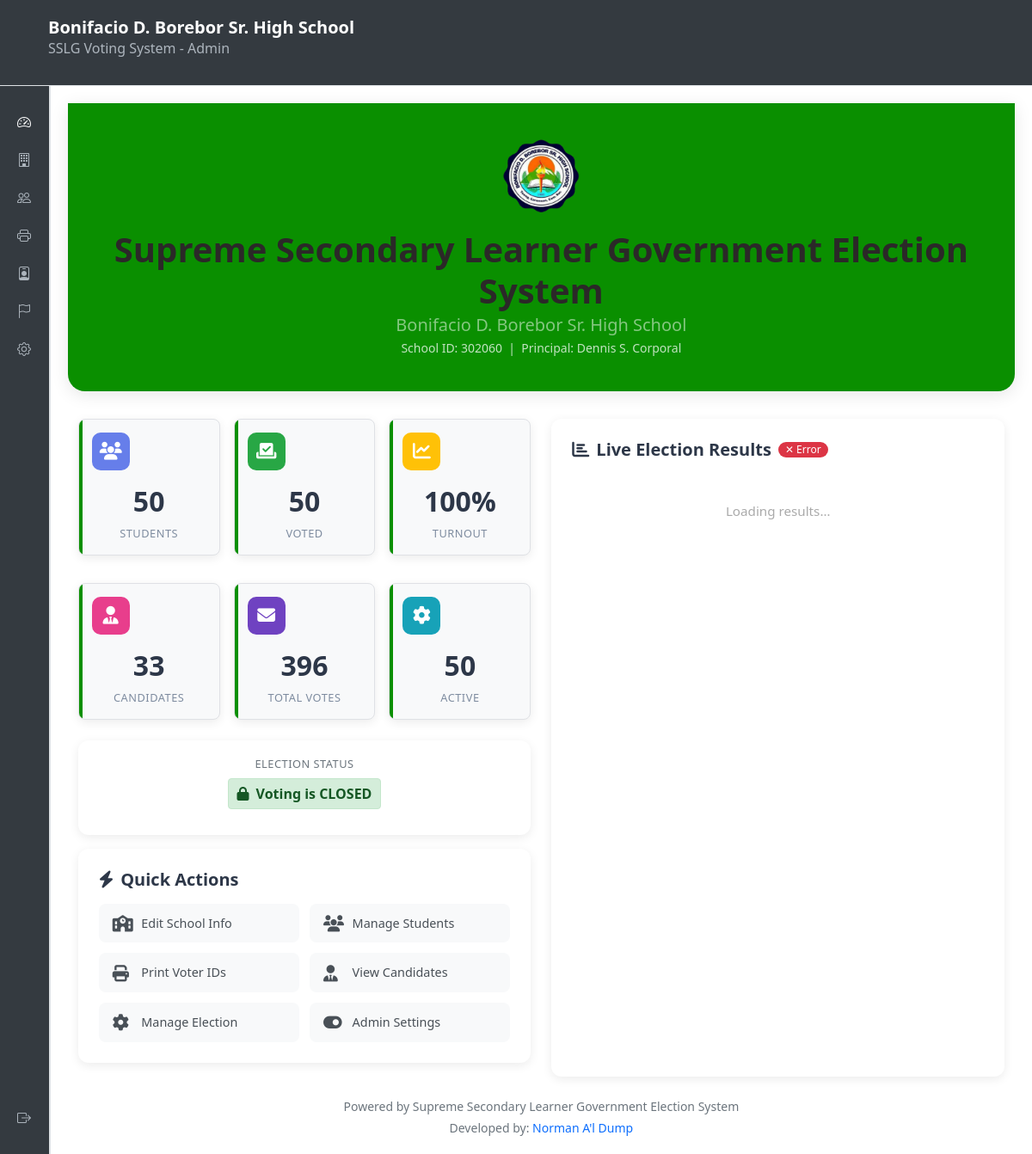
/admin/index.php (signed in), run on the app's committed database.
### tables this page shows
CREATE TABLE school_info (
            id INTEGER PRIMARY KEY AUTOINCREMENT,
            school_name TEXT NOT NULL DEFAULT 'Supreme Secondary Learner Government',
            school_address TEXT,
            school_logo TEXT,
            contact_email TEXT,
            contact_phone TEXT,
            created_at TEXT DEFAULT CURRENT_TIMESTAMP,
            updated_at TEXT DEFAULT CURRENT_TIMESTAMP
        , school_id_no TEXT DEFAULT NULL, principal_name TEXT DEFAULT NULL, logo_path TEXT);

### admin/index.php (the view, shortened to what this page needs)
<?php
$db = getDBConnection();
$election_status = $db->query("SELECT is_open FROM election_settings ORDER BY id DESC LIMIT 1")->fetch();
$voting_active = $election_status['is_open'] == 1;
$voting_closed = $election_status['is_open'] == 0;
$school_info      = $db->query("SELECT * FROM school_info LIMIT 1")->fetch();
$election_settings = $db->query("SELECT logo_path, theme_color FROM election_settings ORDER BY id DESC LIMIT 1")->fetch();
$settings = [
    'school_name'           => $school_info['school_name'] ?? 'Sample High School',
    'school_id'             => $school_info['school_id_no'] ?? 'SHS-2026',
    'principal'             => $school_info['principal_name'] ?? 'Dr. Juan Santos',
    'logo_path'             => $election_settings['logo_path'] ?? '../assets/images/logo_1770105233.png',
    'theme_color'           => $election_settings['theme_color'] ?? '#007a1b',
    'school_classification' => 'Small',
];
$school_level = $settings['school_level'] ?? 'Junior High School';
$system_title = $school_level === 'Elementary'
    ? "Supreme Elementary Learner Government Election System"
    : "Supreme Secondary Learner Government Election System";
$total_students  = $db->query("SELECT COUNT(*) FROM users WHERE role = 'voter'")->fetchColumn();
$voted_students  = $db->query("SELECT COUNT(DISTINCT voter_id) FROM votes")->fetchColumn();
$turnout         = $total_students > 0 ? round(($voted_students / $total_students) * 100, 2) : 0;
$total_candidates = $db->query("SELECT COUNT(*) FROM candidates")->fetchColumn();
$total_votes     = $db->query("SELECT COUNT(*) FROM votes")->fetchColumn();
$active_students = $db->query("SELECT COUNT(*) FROM users WHERE role = 'voter' AND is_active = 1")->fetchColumn();
include '../includes/admin_header.php';
include '../includes/admin_sidebar.php';
?>
<div class="admin-content">
    <div class="dashboard-header">
        <div class="container text-center">
            <?php if (!empty($settings['logo_path']) && file_exists($settings['logo_path'])): ?>
                <img src="<?= htmlspecialchars($settings['logo_path']) ?>" alt="School Logo" class="school-logo mb-3">
            <?php else: ?>
                <div class="school-logo bg-white d-inline-flex align-items-center justify-content-center mb-3 rounded-circle" style="color: #667eea; font-weight: bold; font-size: 1.2em;">LOGO</div>
            <?php endif; ?>
            <h1 class="display-6 mb-1 fw-bold"><?= htmlspecialchars($system_title) ?></h1>
            <h2 class="h5 text-white-50 mb-1"><?= htmlspecialchars($settings['school_name']) ?></h2>
            <p class="mb-0 opacity-75 small">School ID: <?= htmlspecialchars($settings['school_id']) ?> &nbsp;|&nbsp; Principal: <?= htmlspecialchars($settings['principal']) ?></p>
        </div>
    </div>
    <div class="container-fluid">
        <div class="row g-4">
            <div class="col-xl-6 col-lg-7">
                <div class="row g-3 mb-2">
                    <div class="col-4">
                        <div class="stat-card students">
                            <div class="stat-icon"><i class="fas fa-users"></i></div>
                            <div class="stat-value"><?= $total_students ?></div>
                            <div class="stat-label">Students</div>
                        </div>
                    </div>
                    <div class="col-4">
                        <div class="stat-card voted">
                            <div class="stat-icon"><i class="fas fa-vote-yea"></i></div>
                            <div class="stat-value"><?= $voted_students ?></div>
                            <div class="stat-label">Voted</div>
                        </div>
                    </div>
                    <div class="col-4">
                        <div class="stat-card turnout">
                            <div class="stat-icon"><i class="fas fa-chart-line"></i></div>
                            <div class="stat-value"><?= $turnout ?>%</div>
                            <div class="stat-label">Turnout</div>
                        </div>
                    </div>
                    <div class="col-4">
                        <div class="stat-card candidates">
                            <div class="stat-icon"><i class="fas fa-user-tie"></i></div>
                            <div class="stat-value"><?= $total_candidates ?></div>
                            <div class="stat-label">Candidates</div>
                        </div>
                    </div>
                    <div class="col-4">
                        <div class="stat-card votes">
                            <div class="stat-icon"><i class="fas fa-envelope"></i></div>
                            <div class="stat-value"><?= $total_votes ?></div>
                            <div class="stat-label">Total Votes</div>
                        </div>
                    </div>
                    <div class="col-4">
                        <div class="stat-card active">
                            <div class="stat-icon"><i class="fas fa-cog"></i></div>
                            <div class="stat-value"><?= $active_students ?></div>
                            <div class="stat-label">Active</div>
                        </div>
                    </div>
                </div>
                <div class="voting-status-box">
                    <h6 class="mb-2 fw-semibold text-muted text-uppercase" style="font-size:.8rem; letter-spacing:.5px;">Election Status</h6>
                    <?php if ($voting_closed): ?>
                        <div class="status-indicator status-closed">
                            <i class="fas fa-lock me-2"></i>Voting is CLOSED
                        </div>
                    <?php elseif ($voting_active): ?>
                        <div class="status-indicator status-active">
                            <i class="fas fa-play me-2"></i>Voting is ACTIVE
                        </div>
                    <?php else: ?>
                        <div class="status-indicator status-inactive">
                            <i class="fas fa-pause me-2"></i>Voting is INACTIVE
                        </div>
                    <?php endif; ?>
                </div>
                <div class="quick-actions">
                    <h5><i class="fas fa-bolt me-2"></i>Quick Actions</h5>
                    <div class="action-grid">
                        <a href="school.php" class="action-btn"><i class="fas fa-school"></i><span>Edit School Info</span></a>
                        <a href="students.php" class="action-btn"><i class="fas fa-users"></i><span>Manage Students</span></a>
                        <a href="print_ids.php" class="action-btn"><i class="fas fa-print"></i><span>Print Voter IDs</span></a>
                        <a href="candidates.php" class="action-btn"><i class="fas fa-user-tie"></i><span>View Candidates</span></a>
                        <a href="election.php" class="action-btn"><i class="fas fa-cog"></i><span>Manage Election</span></a>
                        <a href="settings.php" class="action-btn"><i class="fas fa-toggle-on"></i><span>Admin Settings</span></a>
                    </div>
                </div>
            </div>
            <div class="col-xl-6 col-lg-5">
                <div class="live-results-panel">
                    <h5>
                        <i class="fas fa-chart-bar"></i>
                        Live Election Results
                        <span class="refresh-badge" id="refreshBadge">● Live</span>
                    </h5>
                    <div id="liveResultsContainer">
                        <div class="no-data">Loading results…</div>
                    </div>
                </div>
            </div>
        </div>
        <div class="text-center mt-4 text-muted">
            <p class="mb-1 small">Powered by <?= htmlspecialchars($system_title) ?></p>
            <p class="mb-0 small">Developed by: <a href="https://www.facebook.com/Dealca27" target="_blank" class="text-primary text-decoration-none">Norman A'l Dump</a></p>
        </div>
    </div>
</div>
<?php include '../includes/admin_footer.php'; ?>

### assets/css/style.css (style rules this page uses)
body { font-family: 'Segoe UI', Tahoma, Geneva, Verdana, sans-serif; background-color: #fff; }
.stat-label { font-size: 0.9em; opacity: 0.9; }

### assets/css/admin_style.css (style rules this page uses)
:root { --bg-color: #ffffff; --text-color: #2b2828; --card-bg: #fff; --card-border: #dee2e6; --sidebar-bg: #343a40; --sidebar-text: #adb5bd; --sidebar-text-active: #fff; --header-bg: #343a40; --header-text: #fff; --table-border: #dee2e6; }
body { background-color: var(--bg-color); color: var(--text-color); opacity: 0; transition: opacity 0.35s ease, background-color 0.3s, color 0.3s; }
body.page-loaded { opacity: 1; }
.admin-content h2, .admin-content h1, .admin-content h4 { color: var(--text-color); margin-bottom: 20px; }

### includes/admin_header.php (style rules this page uses)
.admin-content .stat-card { background: #f8f9fa; padding: 15px; border-radius: 8px; text-align: center; border: 1px solid #dfe1e5; }
.admin-content .stat-value { font-size: 1.8em; font-weight: bold; color: #202124; display: block; }
.admin-content .stat-label { font-size: 0.8em; color: #5f6368; }
.admin-content .status-indicator { background: #d4edda; color: #155724; padding: 5px 10px; border-radius: 4px; font-weight: bold; margin-bottom: 10px; border: 1px solid #c3e6cb; }

### data on the page
school_info: school_name "Bonifacio D. Borebor Sr. High School", school_id_no "302060", principal_name "Dennis S. Corporal"

### other printed values
SCHOOL_NAME "Bonifacio D. Borebor Sr. High School"
$system_title "Supreme Secondary Learner Government Election System"
$total_students "50"
$voted_students "50"
$turnout "100"
$total_candidates "33"
$total_votes "396"
$active_students "50"
